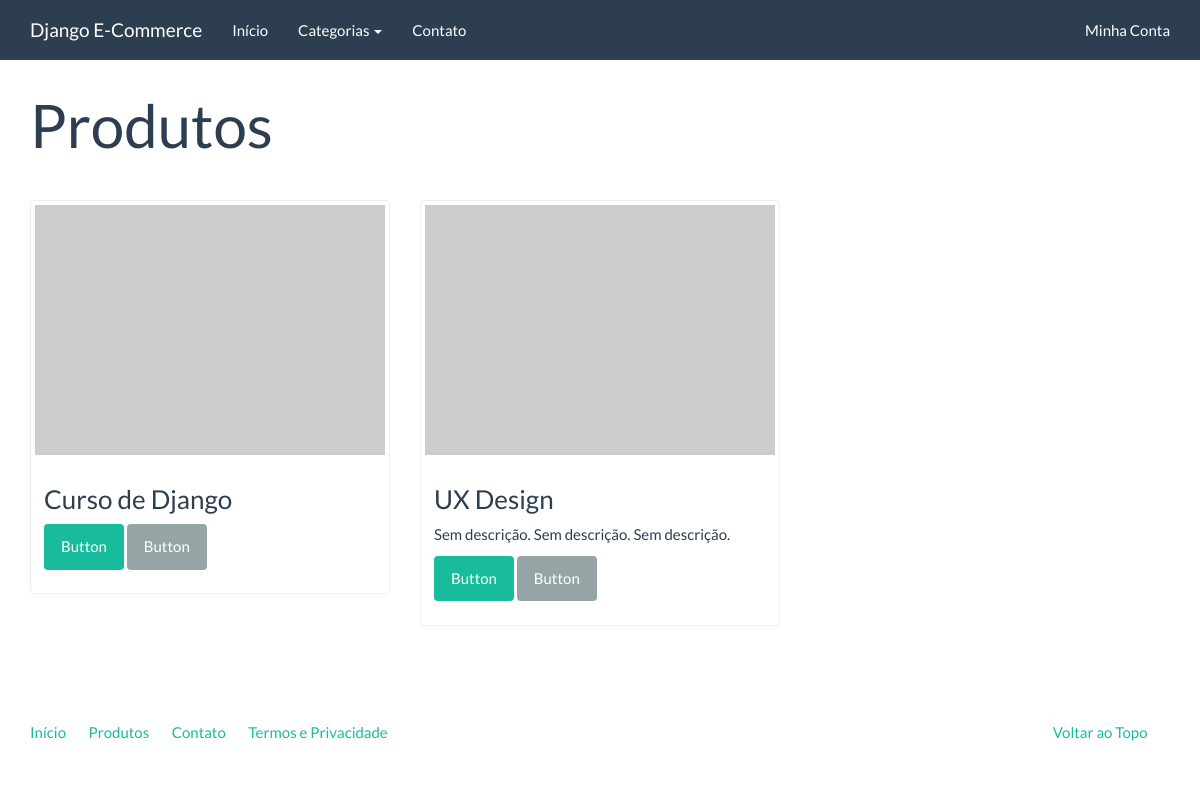
Page /produtos/ on the earlier database version.
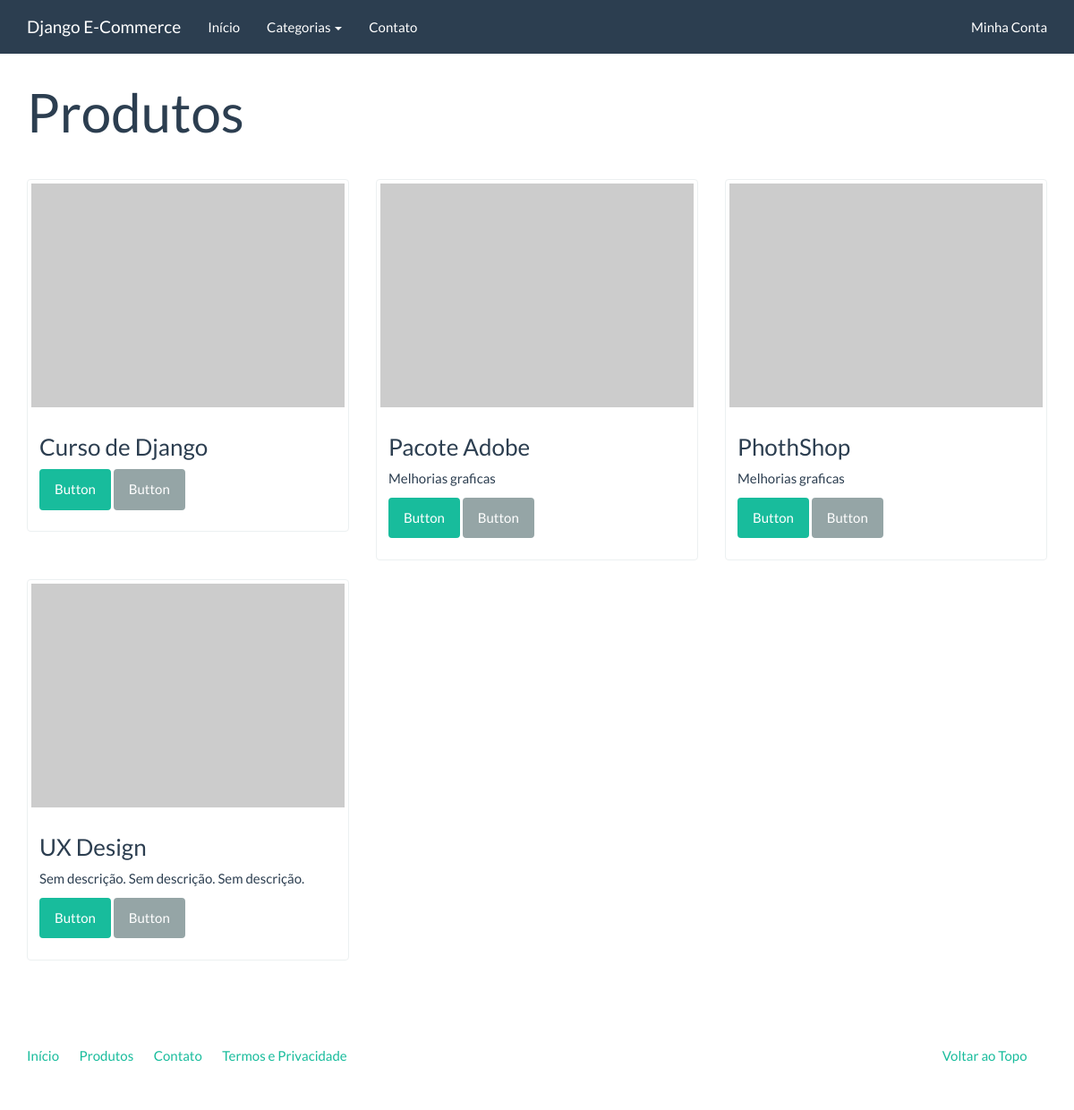
Same page on the later database version.
### catalog/models.py (models this page shows)
class Product(models.Model):
	name = models.CharField('nome', max_length=100)
	slug = models.SlugField('Identificador', max_length=100)
	category = models.ForeignKey('catalog.Category', verbose_name='Categoria')
	description = models.TextField('Descrição', blank=True)
	price = models.DecimalField('Preço', decimal_places=2, max_digits=8)
	created = models.DateTimeField('Criado em', auto_now_add=True)
	modified = models.DateTimeField('Modificado em', auto_now=True)
	class Meta:
		verbose_name = 'Produto'
		verbose_name_plural = 'Produtos'
		ordering = ['name']
	def __str__(self):
		return self.name

### catalog/views.py (the view)
def product_list(request):
	context = {
		'product_list': Product.objects.all()
	}
	return render(request, 'catalog/product_list.html',context)

### catalog/context_processors.py (called while the page is built)
def categories(request):
	return {
		'categories': Category.objects.all()
	}

### catalog/models.py (called while the page is built)
	def __str__(self):
		return self.name

### catalog/templates/catalog/product_list.html (shortened to what this page needs)
{% extends "base.html" %}
{% block container %}
<div class="page-header">
    <h1>Produtos</h1>
</div>
<div class="row">
    {% for product in product_list %}
        <div class="col-sm-6 col-md-4">
            <div class="thumbnail">
                <a href="#">
                    <img src="http://placehold.it/350x250" alt="" />
                </a>
                <div class="caption">
                    <h3>{{ product }}</h3>
                        {{ product.description|linebreaks }}
                    <p><a href="#" class="btn btn-success" role="button">Button</a> <a href="#" class="btn btn-default" role="button">Button</a></p>
                </div>
            </div>
        </div>
    {% endfor %}
</div>
{% endblock %}

### core/templates/base.html (shortened to what this page needs)
<!DOCTYPE html>
{% load static from staticfiles %}
<html lang="en">
<head>
  <link rel="stylesheet" href="{% static 'assets/bootstrap.min.css' %}" media="screen" />
  <link rel="stylesheet" href="{% static 'assets/custom.min.css' %}" media="screen" />
</head>
<body>
  <div class="navbar navbar-default navbar-fixed-top">
    <div class="container">
      <div class="navbar-header">
        <a href="" class="navbar-brand">Django E-Commerce</a>
      </div>
      <div class="navbar-collapse collapse" id="navbar-main">
        <ul class="nav navbar-nav">
          <li>
            <a href="{% url 'index' %}">Início</a>
          </li>
          <li class="dropdown">
            <a class="dropdown-toggle" data-toggle="dropdown" href="{% url 'catalog:product_list' %}" id="download">Categorias <span class="caret"></span></a>
          </li>
          <li>
            <a href="{% url 'contact' %}">Contato</a>
          </li>
        </ul>
        <ul class="nav navbar-nav navbar-right">
          <li><a href="#">Minha Conta</a></li>
        </ul>
      </div>
    </div>
  </div>
  <div class="container">
    {% block container %}{% endblock %}
    <footer>
      <div class="row">
        <div class="col-lg-12">
          <ul class="list-unstyled">
            <li class="pull-right"><a href="#top">Voltar ao Topo</a></li>
            <li><a href="">Início</a></li>
            <li><a href="">Produtos</a></li>
            <li><a href="">Contato</a></li>
            <li><a href="">Termos e Privacidade</a></li>
          </ul>
        </div>
      </div>
    </footer>
  </div>
</body>
</html>

Differences in the rows shown:
added Product: name "Pacote Adobe", description "Melhorias graficas"
added Product: name "PhothShop", description "Melhorias graficas"
